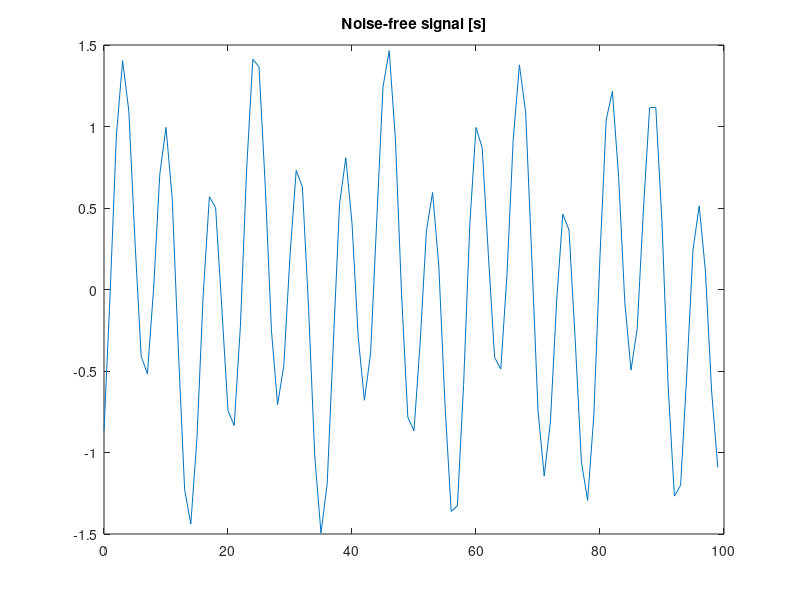

The MATLAB source for this figure: (Note: this script raises an error after producing the figure.)
%% Example: Basis pursuit denoising (BPD) with the DFT
% Estimation of sinusoids in white Gaussian noise


%% Misc

clear
close all

I = sqrt(-1);


%% Make signal

N = 100;                   % N : signal length
n = 0:N-1;

f1 = 0.05;
f2 = 0.14;
s = 0.5*sin(2*pi*f1*n) + sin(2*pi*f2*n - pi/3);
% s : sinusoid

figure(1)
clf
plot(n, s)
title('Noise-free signal [s]')


%% Define transform
% zero-padded DFT

Nfft = 256;

[A, AH, normA] = MakeTransforms('DFT', N, Nfft);

%%
% Validate normA calculation

% imp : an impulse in transform domain
imp = zeros(1, Nfft);
n0 = 10;
imp(n0) = 1;

[normA norm(A(imp))]   % should be same


%% Make noisy data

sigma = 0.5;

randn('state', 1); % set state for reproducibility of example

y = s + sigma * randn(size(s));

f = (0:Nfft-1)/Nfft;        % f : frequency axis

figure(1)
clf

subplot(2, 1, 1)
plot(n, y)
title('Noisy data [y]')

subplot(2, 1, 2)
plot(f, abs( AH(y) ))
title('DFT of noisy data')
ylabel('abs( A^H y )')
xlabel('Frequency')


%% Solve BPD problem

beta = 3;
beta = 2.5;
lam = beta * sigma * normA;

mu = 0.1;
Nit = 100;

[c, cost] = BPD(y, A, AH, lam, mu, Nit);

x = A(c);

% Display cost function history to observe convergence of algorithm.
figure(1)
clf
plot(cost)
title('Cost function history')
xlabel('Iteration')


%% Display denoised signal

figure(1)
clf

subplot(2, 1, 1)
plot(n, real(x))
title('Denoised signal')
ylabel('real( Ac )')

subplot(2, 1, 2)
plot(f, abs(c), '.-')
title(sprintf('BPD DFT coefficients (beta = %.2f)', beta));
ylabel('abs( c )')
xlabel('Frequency')


%% Optimality scatter plot

I = sqrt(-1);
g = (1/lam) * AH(y - A(c)) .* exp(-I*angle(c));

cmax = max(abs(c));

figure(2)
clf
plot3( real(g), imag(g), abs(c), '.')
zlabel('abs( c )')
xlabel('Re(A^H(y - A c) e^{-j\anglec})/\lambda')
ylabel('Im(A^H(y - A c) e^{-j\anglec})/\lambda')
title('Optimality scatter plot')
grid off
theta = linspace(0, 2*pi, 200);
line( cos(theta), sin(theta), 'color', [1 1 1]*0.5)
line([1 1], [0 0], [0 cmax],  'color', [1 1 1]*0.5)
xm = 1.2;
xlim([-1 1]*xm)
ylim([-1 1]*xm)
line([-1 1]*xm, [1 1]*xm, 'color', 'black')
line([1 1]*xm, [-1 1]*xm, 'color', 'black')
box off

% Animate: vary view orientation
az = -36;
for el = [40:-1:5]
    view([az el])
    drawnow
end
for az = [-36:-3]
    view([az el])
    drawnow
end


%% Save figure to file
%{
MyGraphPrefs('on')

figure(3)
clf

subplot(4, 1, 1)
line(n, y)
mytitle('Noisy data');
ylabel('y')
xlabel('Time (sec)')
ylim([-3 3])

subplot(4, 1, 2)
line(f, abs(AH(y) ))
mytitle('DFT of noisy data');
ylabel('abs( A^H y )')
xlabel('Frequency (Hz)')
xlim([0 0.5])

subplot(4, 1, 3)
line(f, abs(c), 'marker', '.')
% title('DFT coefficients [Output of BPD]');
mytitle(sprintf('BPD DFT (beta = %.2f)', beta));
ylabel('abs( c )')
xlabel('Frequency (Hz)')
xlim([0 0.5])

subplot(4, 1, 4)
line(n, real(A(c)))
mytitle('Denoised data');
ylabel('real( Ac )')
xlabel('Time (sec)')
ylim([-3 3])

% print figure to pdf file
orient tall
print -dpdf figures/BPD_example_dft

% print figure to eps file
set(gcf, 'PaperPosition', [1 1 4 7])
print -deps figures_eps/BPD_example_dft

MyGraphPrefs('off')
%}

%% Animate: vary lambda

for beta = 0.1:0.1:3

    lam = beta * sigma * normA;
    [c, cost] = BPD(y, A, AH, lam, mu, Nit);
    x = A(c);
    
    figure(10)
    clf
    
    subplot(2, 1, 1)
    plot(f, abs(c), '.-')
    xlim([0 0.5])
    ylim([0 1.5*cmax])
    title(sprintf('BPD-optimal DFT coefficients : \\lambda = \\beta\\sigma ||a||, \\beta = %.2f', beta));
%     title(sprintf('\\beta = %.2f; \\lambda = \\beta \\sigma ||a||', beta));
    ylabel('abs( c )')
    xlabel('Frequency')
    
    subplot(2, 1, 2)
    plot(real(x))
    ylim([-3 3])
    title(sprintf('Denoised signal, \\beta = %.2f', beta));
    ylabel('real( Ac )')
    xlabel('Time')
    
    drawnow
    
end



